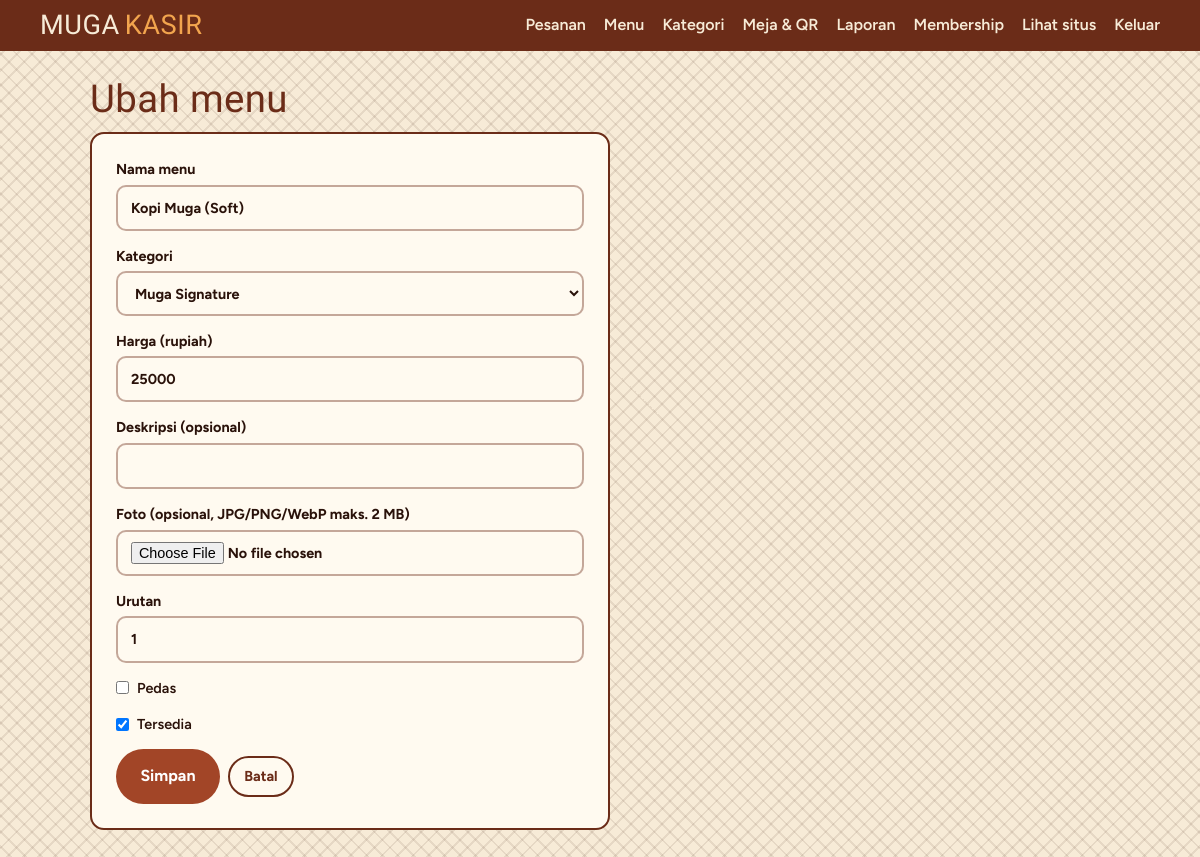
Page /admin/menu_form.php?id=1 (signed in) on the committed database.
### tables this page shows
CREATE TABLE menu_items (
  id INT UNSIGNED AUTO_INCREMENT PRIMARY KEY,
  category_id INT UNSIGNED NOT NULL,
  name VARCHAR(100) NOT NULL,
  slug VARCHAR(120) NOT NULL UNIQUE,
  description VARCHAR(255) NULL,
  price INT UNSIGNED NOT NULL,
  image VARCHAR(160) NOT NULL DEFAULT '',
  is_spicy TINYINT(1) NOT NULL DEFAULT 0,
  is_available TINYINT(1) NOT NULL DEFAULT 1,
  sort_order INT NOT NULL DEFAULT 0,
  created_at TIMESTAMP NOT NULL DEFAULT CURRENT_TIMESTAMP,
  FOREIGN KEY (category_id) REFERENCES categories(id) ON DELETE RESTRICT
);

CREATE TABLE categories (
  id INT UNSIGNED AUTO_INCREMENT PRIMARY KEY,
  slug VARCHAR(60) NOT NULL UNIQUE,
  name VARCHAR(80) NOT NULL,
  image VARCHAR(120) NOT NULL DEFAULT '',
  sort_order INT NOT NULL DEFAULT 0
);

### inc/bootstrap.php (called while the page is built, shortened)
<?php
function db(): PDO {
    static $pdo;
    if (!$pdo) {
        $pdo = new PDO('mysql:host=' . DB_HOST . ';port=' . DB_PORT . ';dbname=' . DB_NAME . ';charset=utf8mb4',
            DB_USER, DB_PASS, [
                PDO::ATTR_ERRMODE => PDO::ERRMODE_EXCEPTION,
                PDO::ATTR_DEFAULT_FETCH_MODE => PDO::FETCH_ASSOC,
                PDO::ATTR_EMULATE_PREPARES => false,
            ]);
    }
    return $pdo;
}
function e($s): string { return htmlspecialchars((string)$s, ENT_QUOTES, 'UTF-8'); }
function base_path(): string {
    $dir = str_replace('\\', '/', dirname($_SERVER['SCRIPT_NAME']));
    $dir = preg_replace('#/admin$#', '', $dir);
    return rtrim($dir, '/');
}
function url(string $p = ''): string { return base_path() . '/' . ltrim($p, '/'); }
function flash(?string $msg = null): ?string {
    $m = $_SESSION['flash'] ?? null; unset($_SESSION['flash']); return $m;
}

### admin/menu_form.php (the view, shortened to what this page needs)
<?php
require __DIR__ . '/../inc/bootstrap.php';
require __DIR__ . '/_layout.php';
$id = (int)($_GET['id'] ?? 0);
$m = ['name' => '', 'category_id' => 0, 'price' => '', 'description' => '', 'image' => '', 'is_spicy' => 0, 'is_available' => 1, 'sort_order' => 99];
if ($id) { $s = db()->prepare('SELECT * FROM menu_items WHERE id=?'); $s->execute([$id]); $m = $s->fetch() ?: redirect(url('admin/menu.php')); }
$cats = db()->query('SELECT id,name FROM categories ORDER BY sort_order')->fetchAll();
?>
<h1><?= $id ? 'Ubah menu' : 'Tambah menu' ?></h1>
<form method="post" enctype="multipart/form-data" class="form-card">
  <label>Nama menu<input name="name" required maxlength="100" value="<?= e($m['name']) ?>"></label>
  <label>Kategori<select name="category_id" required><option value="">Pilih...</option>
    <?php foreach ($cats as $c): ?><option value="<?= (int)$c['id'] ?>" <?= (int)$m['category_id'] === (int)$c['id'] ? 'selected' : '' ?>><?= e($c['name']) ?></option><?php endforeach; ?></select></label>
  <label>Harga (rupiah)<input type="number" name="price" min="1000" step="500" required value="<?= e($m['price']) ?>"></label>
  <label>Deskripsi (opsional)<input name="description" maxlength="255" value="<?= e($m['description']) ?>"></label>
  <label>Foto (opsional, JPG/PNG/WebP maks. 2 MB)<input type="file" name="image" accept="image/jpeg,image/png,image/webp"></label>
  <label>Urutan<input type="number" name="sort_order" value="<?= (int)$m['sort_order'] ?>"></label>
  <label class="radio"><input type="checkbox" name="is_spicy" <?= $m['is_spicy'] ? 'checked' : '' ?>> Pedas</label>
  <label class="radio"><input type="checkbox" name="is_available" <?= $m['is_available'] ? 'checked' : '' ?>> Tersedia</label>
  <div class="acts"><button class="btn btn-primary">Simpan</button> <a class="btn btn-cream-d" href="<?= e(url('admin/menu.php')) ?>">Batal</a></div>
</form>

### assets/css/style.css (style rules this page uses)
:root { --terra:#a24527; --terra-d:#6b2c18; --deep:#3b170d; --cream:#f7ebd7; --cream-2:#ecd9bb; --amber:#f2a54e; --wood:#8a4a28; --ink:#2a120a; --chili:#d93a2b; --ok:#4f7a3a; --display:'Lilita One','Arial Rounded MT Bold',system-ui,sans-serif; --body:'Figtree',system-ui,-apple-system,'Segoe UI',sans-serif; --ease:cubic-bezier(.22,.61,.36,1); --cane:repeating-linear-gradient(45deg,rgba(60,25,10,.09) 0 2px,transparent 2px 11px),repeating-linear-gradient(-45deg,rgba(60,25,10,.09) 0 2px,transparent 2px 11px); }
* { box-sizing:border-box;margin:0;padding:0 }
html { scroll-behavior:smooth;scroll-padding-top:132px;background:var(--deep) }
body { font-family:var(--body);color:var(--cream);background:var(--deep);line-height:1.55;font-size:16px;-webkit-font-smoothing:antialiased }
a { color:inherit }
button,input,select { font:inherit;color:inherit }
h1,h2,h3 { font-family:var(--display);font-weight:400;line-height:1.02;letter-spacing:.01em }
.btn { display:inline-flex;align-items:center;justify-content:center;gap:.4em;padding:.8em 1.4em;border:2px solid transparent;border-radius:999px;font-weight:700;cursor:pointer;text-decoration:none;background:none; transition:transform .18s var(--ease),background-color .18s,box-shadow .18s,border-color .18s,color .18s;-webkit-tap-highlight-color:transparent }
.btn-primary { background:var(--terra);color:#fff }
.btn-ghost-d,.btn-cream-d { border-color:var(--terra-d);color:var(--terra-d);background:transparent;padding:.5em 1em;font-size:.9rem }
.cart-form label,.form-card label,.login-card label { display:grid;gap:4px;font-weight:700;font-size:.9rem }
input,select { width:100%;padding:.7em .9em;border:2px solid rgba(107,44,24,.4);border-radius:10px;background:#fffaf0;color:var(--ink) }
label.radio { display:flex!important;align-items:center;gap:8px;font-weight:600 }
label.radio input { width:auto }
body.admin { min-height:100vh;background:var(--cream);color:var(--ink);background-image:var(--cane) }
.adm-main h1 { font-size:2.4rem;color:var(--terra-d);margin-bottom:14px }
.acts { display:flex;gap:8px;flex-wrap:wrap;align-items:center }
.form-card,.login-card { display:grid;gap:14px;max-width:520px;background:#fffaf0;border:2px solid var(--terra-d);border-radius:14px;padding:24px }

### rows in the picture
menu_items: name "Kopi Muga (Soft)", category_id "Muga Signature", price "25000", sort_order "1", is_available "☑"
